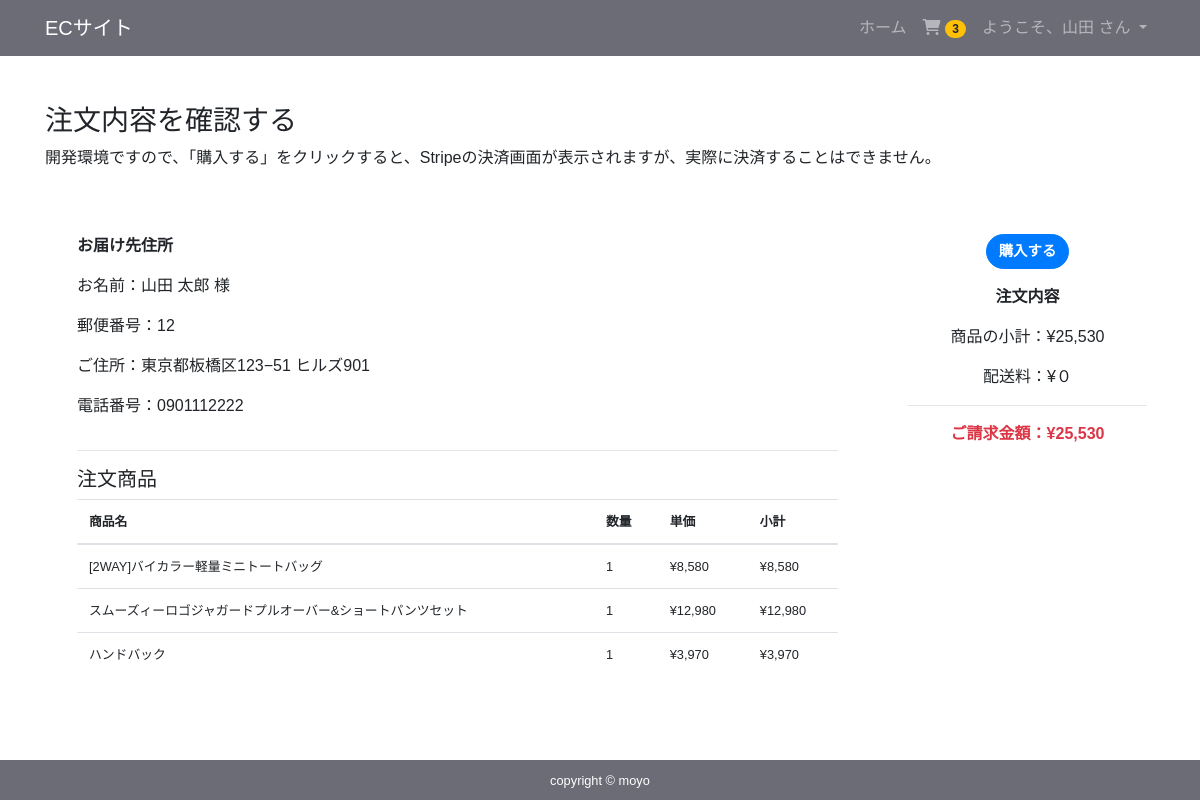
Page /payment/ (signed in) on the committed database.
### accounts/models.py (models this page shows, shortened)
class CustomUser(AbstractBaseUser, PermissionsMixin):
    email = models.EmailField('メールアドレス', unique=True)
    first_name = models.CharField('姓', max_length=30,blank=True)
    last_name = models.CharField('名', max_length=150,blank=True)
    first_name_kana = models.CharField('かな',max_length=30, blank=True)
    last_name_kana = models.CharField('かな',max_length=30, blank=True)
    postal_code = models.CharField('郵便番号',max_length=7, blank=True)
    address1 = models.CharField('住所1',max_length=255, blank=True)
    address2 = models.CharField('住所2',max_length=255, blank=True)
    tel = models.CharField('電話番号', max_length=30, blank=True)
    created = models.DateField('入会日', default=timezone.now)
    is_staff = models.BooleanField(
        'スタッフステータス',
        default=False,
        help_text='ユーザーが管理サイトにログインできるかどうかを指定します。',
    )
    is_active = models.BooleanField(
        'アクティブ',
        default=True,
        help_text=(
            'アカウントを削除する代わりに、非アクティブにするかどうかを指定します。'
        ),
    )
    objects = UserManager()
    EMAIL_FIELD = 'email'
    USERNAME_FIELD = 'email'
    REQUIRED_FIELDS = []
    class Meta:
        verbose_name = ('user')
        verbose_name_plural = ('users')

### app/models.py (models this page shows, shortened)
class Order(models.Model):
    user = models.ForeignKey(settings.AUTH_USER_MODEL, on_delete=models.CASCADE)
    items = models.ManyToManyField(OrderItem)
    start_date = models.DateTimeField(auto_now_add=True)
    ordered_date =models.DateTimeField()
    ordered = models.BooleanField(default=False)
    payment = models.ForeignKey('Payment', on_delete=models.SET_NULL, blank=True, null=True)
    def get_total(self):
        total = 0
        for order_item in self.items.all():
            total += order_item.get_total_item_price()
        return total

class OrderItem(models.Model):
    user = models.ForeignKey(settings.AUTH_USER_MODEL, on_delete=models.CASCADE)
    ordered = models.BooleanField(default=False)
    item = models.ForeignKey(Item, on_delete=models.CASCADE)
    quantity = models.IntegerField(default=1)
    def get_total_item_price(self):
        return self.quantity * self.item.price
    def get_subtotal(self):
        return self.item.price * self.quantity

class Item(models.Model):
    title = models.CharField(max_length=100)
    item_number = models.CharField(max_length=20, unique=True, blank=True, null=True)
    price = models.IntegerField()
    category = models.CharField(max_length=100)
    slug = models.SlugField()
    description = models.TextField()
    image = models.ImageField(upload_to='images')

### app/views.py (the view, shortened to what this page needs)
# urls.py: path('payment/', views.PaymentView.as_view(), name='payment'),
class PaymentView(LoginRequiredMixin, View):
     def get(self, request, *args, **kwargs):
         order = Order.objects.get(user=request.user, ordered=False)
         user_data = CustomUser.objects.get(id=request.user.id)
         context = {
             'order': order,
             'user_data': user_data,
             'STRIPE_PUBLIC_KEY': settings.STRIPE_PUBLIC_KEY  # ← 追加
         }
         return render(request, 'app/payment.html', context)

### app/templatetags/cart_tags.py (called while the page is built)
@register.filter
def itemCount(user):
    if user.is_authenticated:
        order = Order.objects.filter(user=user, ordered=False)
        if order.exists():
            return order[0].items.count()
    return 0

### app/templatetags/custom_filters.py (called while the page is built)
@register.filter
def force_intcomma(value):
    try:
        int_value = int(value)
        return "{:,}".format(int_value)
    except (ValueError, TypeError):
        return value

### templates/app/payment.html (shortened to what this page needs)
{% extends 'app/base.html' %}
{% load static %}
{% load humanize %}
{% load custom_filters %}
{% block content %}
<div class="my-5">
    <h3>注文内容を確認する</h3>
    <p>開発環境ですので、「購入する」をクリックすると、Stripeの決済画面が表示されますが、実際に決済することはできません。</p>
</div>
<form method="POST" id="payment-form">
    <div class="row order">
        <div class="col-md-9">
            <div class="card px-4">
                <div class="card-body px-2 py-3 w-100">
                    <div class="row">
                        <div class="col-md-6">
                            <p class="font-weight-bold">お届け先住所</p>
                            <p>お名前：{{user_data.first_name}} {{user_data.last_name}} 様</p>
                            <p>郵便番号：{{ user_data.postal_code }}</p>
                            <p>ご住所：{{ user_data.address1 }}{{ user_data.address2 }}</p>
                            <p>電話番号：{{ user_data.tel }}</p>
                        </div>
                    </div>
                    <hr>
                    <h5>注文商品</h5>
                    <table class="table" style="font-size: .8rem;">
                        <thead>
                            <tr>
                                <th>商品名</th>
                                <th>数量</th>
                                <th>単価</th>
                                <th>小計</th>
                            </tr>
                        </thead>
                        <tbody>
                            {% for item in order.items.all %}
                            <tr>
                                <td>{{ item.item.title }}</td>
                                <td>{{ item.quantity }}</td>
                                <td>¥{{ item.item.price|force_intcomma }}</td>
                                <td>¥{{ item.get_subtotal|force_intcomma }}</td>
                            </tr>
                            {% endfor %}
                        </tbody>
                    </table>
                </div>
            </div>
        </div>
        <div class="col-md-3">
            <div class="card">
                <div class="card-body text-center px-2 py-3 w-100">
                    <div class="mb-3">
                        {% if user_data.postal_code and user_data.address1 and user_data.tel %}
                            <button id="checkout-button" type="button" class="btn btn-primary">購入する</button>
                        {% endif %}
                    </div>
                    <p class="font-weight-bold">注文内容</p>
                    <p>商品の小計：¥{{ order.get_total|force_intcomma }}</p>
                    <p>配送料：¥０</p>
                    <hr>
                    <p class="font-weight-bold text-danger">ご請求金額：¥{{ order.get_total|force_intcomma }}</p>
                </div>
            </div>
        </div>
    </div>
</form>
{% endblock content %}

### templates/app/base.html (shortened to what this page needs)
{% load cart_tags %}
{% load humanize %}
{% load static %}
<!DOCTYPE html>
<html lang="js">
<head>
     <link rel="stylesheet" href="https://stackpath.bootstrapcdn.com/bootstrap/4.3.1/css/bootstrap.min.css">
    <link rel="stylesheet" href="{% static 'css/style.css'%}">
    <link rel="stylesheet" href="https://cdnjs.cloudflare.com/ajax/libs/font-awesome/6.0.0-beta3/css/all.min.css">
</head>
<body>
  <nav class="navbar navbar-expand-lg navbar-dark bg-dark">
    <div class="container">
      <a href="{% url 'app:item_list' %}" class="navbar-brand">ECサイト</a>
      <div class="collapse navbar-collapse" id="navbarNav">
        <ul class="navbar-nav ml-auto">
          <li class="nav-item">
            <a href="{% url 'app:item_list' %}" class="nav-link">ホーム</a>
          </li>
          {% if user.is_authenticated %}
          <li class="nav-item">
            <a href="{% url 'app:order' %}" class="nav-link">
               <i class="fas fa-shopping-cart"></i>
              <span class="badge badge-pill badge-warning">
                {{ request.user|itemCount }}
              </span>
            </a>
          </li>
          <li class="nav-item dropdown">
            <a class="nav-link dropdown-toggle" href="#" id="userDropdown" role="button" data-toggle="dropdown"
              aria-haspopup="true" aria-expanded="false">
              ようこそ、{{ user.first_name|default:user.email }} さん
            </a>
          </li>
          {% endif %}
        </ul>
      </div>
    </div>
  </nav>
   <main>
    <div class="container">
        {% block content %}
        {% endblock %}
    </div>
   </main>
   <footer class="py-2 bg-dark text-center">
    <small class="m-0 text-center text-white fs-6">copyright &copy; moyo</small>
   </footer>
</body>
</html>

### app/static/css/style.css (style rules this page uses)
* { margin: 0; padding: 0; box-sizing: border-box; }
.bg-dark { background-color:#6b6c76!important ; }
html { overflow-y: scroll; }
body { background: white; display: flex; flex-flow: column; min-height: 100vh; font-family: 'Hiragino Kaku Gothic ProN','Hiragino Sans',Meiryo,sans-serif; }
main { flex: 1; }
.card { align-items: start!important; border: none !important; }
.btn { font-size: 90%; border-radius: 5rem; font-weight: bold; }
.card-body { padding: .5rem; margin: auto; }

### rows in the picture
CustomUser: user|itemCount "3", first_name "山田", last_name "太郎", postal_code "12", address1 "東京都板橋区", address2 "123−51 ヒルズ901", tel "0901112222"
OrderItem: item "[2WAY]バイカラー軽量ミニトートバッグ", quantity "1", item.price "8,580", get_subtotal "8,580"
OrderItem: item "スムーズィーロゴジャガードプルオーバー&ショートパンツセット", quantity "1", item.price "12,980", get_subtotal "12,980"
OrderItem: item "ハンドバック", quantity "1", item.price "3,970", get_subtotal "3,970"
Order: get_total "25,530"
